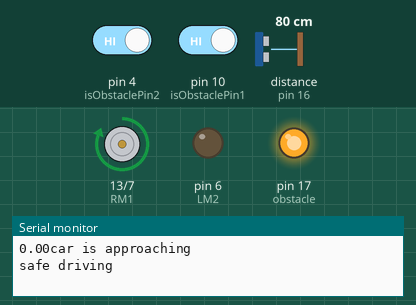
Bench run of a sketch on a simulated Arduino Uno, built with avr-gcc and run on an emulated ATmega328P. Shown: motor-driver pin pairs drawn as motors (green arrow = first pin HIGH = forward, orange = second pin HIGH = backward, longer = more drive), output pins drawn as LEDs (lit = HIGH), the last lines printed to the serial monitor. The test bench sets the inputs (shaded band); at power-on: pin 4 (isObstaclePin2) HIGH, pin 10 (isObstaclePin1) HIGH, distance to the obstacle (sensor on pin 16) 80 cm. The echo pulse lasts 58.3 µs per cm; pins used as bus, display or sensor lines are not drawn.

Above: at 1.2 s.
1.3 s: pin 4 (isObstaclePin2) driven LOW
At 2.3 s:
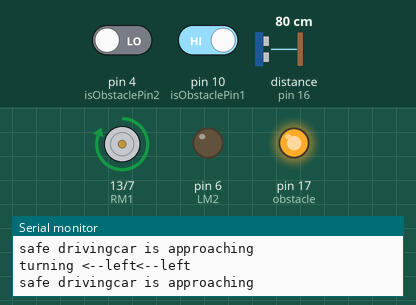
3.5 s: pin 10 (isObstaclePin1) driven LOW
5.1 s: pin 10 (isObstaclePin1) driven HIGH
9.3 s: distance to the obstacle (sensor on pin 16) set to 43 cm
13.5 s: distance to the obstacle (sensor on pin 16) set to 36 cm
At 14.0 s:
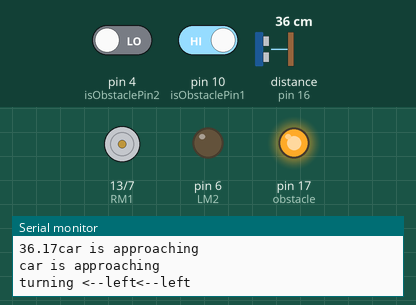
15.0 s: pin 4 (isObstaclePin2) driven HIGH
Timing chart, 0 to 20.2 s (numbered marks = the images above; inputs shaded):
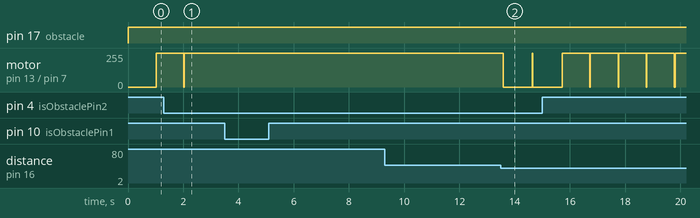

Measured:
- the behaviour switches between 40 and 39 cm on distance to the obstacle (sensor on pin 16) (found by bisection; images 1 and 2)
- after the input at 1.3 s, motor on pin 13 (RM1) / pin 7 (RM2): goes on until 2.0 s, then stays forward 255/255
- after the input at 13.5 s, motor on pin 13 (RM1) / pin 7 (RM2): forward 255/255 → stopped after 0.08 s

The sketch:

code.ino
```cpp
#define LM1  5     // left motor
#define LM2 6      // left motor
#define RM1 13     // right motor
#define RM2 7      //right motor

//ultrasonic sensor

const int obstacle = 17;
const int no_obstacle =16;
float cm;

//IR sensor
int isObstaclePin1 = 10;  // This is our input pin of left ir sensor
int isObstacle1 = HIGH;  // HIGH MEANS NO OBSTACLE


int isObstaclePin2 = 4;  // This is our input pin of right ir sensor
int isObstacle2 = HIGH; // HIGH MEANS NO OBSTACLE

void setup()
{
  Serial.begin(9600);
  pinMode(obstacle, OUTPUT);
  pinMode(no_obstacle, INPUT);
  pinMode(LM1, OUTPUT);
  pinMode(LM2, OUTPUT);
  pinMode(RM1, OUTPUT);
  pinMode(RM2, OUTPUT);
  pinMode(isObstaclePin1, INPUT);
  pinMode(isObstaclePin2, INPUT);
  Serial.begin(9600);

}

void loop()
{
  digitalWrite(obstacle, LOW);
  delayMicroseconds(2);
  digitalWrite(obstacle, HIGH);
  delayMicroseconds(2);
  cm = pulseIn(no_obstacle, HIGH) / 58.0; //The echo time is converted into cm
  cm = (int(cm * 100.0)) / 100.0;     //Keep two decimal places

  isObstacle1 = digitalRead(isObstaclePin1);
  isObstacle2 = digitalRead(isObstaclePin2);

    digitalWrite(LM1, HIGH);
    digitalWrite(LM2, LOW);
    digitalWrite(RM1, HIGH);
    digitalWrite(RM2, LOW);

 //ultrasonic sensor check-up
    //if there is a obstacle within 40cm,car automatically stops.
    if(cm<40)
    {
    Serial.print(cm);
    Serial.print("car is approaching");
    Serial.println();
    digitalWrite(LM1, LOW);
    digitalWrite(LM2, LOW);
    digitalWrite(RM1, LOW);
    digitalWrite(RM2, LOW);
   }

  //if there is no obstacle move straight
  else
    {
    Serial.print("safe driving");
    digitalWrite(LM1, HIGH);
    digitalWrite(LM2, LOW);
    digitalWrite(RM1, HIGH);
    digitalWrite(RM2, LOW);
    }
//ir sensor check-up
  //if there is a obstacle in left side,it will move right
     if(isObstacle1 == LOW)
    {
    Serial.print("car is approaching");
    Serial.println();
    Serial.println("turning right-->right-->");
    digitalWrite(LM1, LOW);
    digitalWrite(LM2, LOW);
    digitalWrite(RM1, HIGH);
    digitalWrite(RM2, LOW);
    }

    //if there is a obstacle in right side,it will move left
    else if(isObstacle2 == LOW)
  {
      Serial.print("car is approaching");
      Serial.println();
       Serial.println("turning <--left<--left");

           digitalWrite(LM1, HIGH);
    digitalWrite(LM2, LOW);
    digitalWrite(RM1, LOW);
    digitalWrite(RM2, LOW);

    }
    //if there is no obstacle in either side move straight
    else
    {
     delay(20);
      Serial.print("safe driving");
        digitalWrite(LM1, HIGH);
    digitalWrite(LM2, LOW);
    digitalWrite(RM1, HIGH);
    digitalWrite(RM2, LOW);
    }

 }
```
